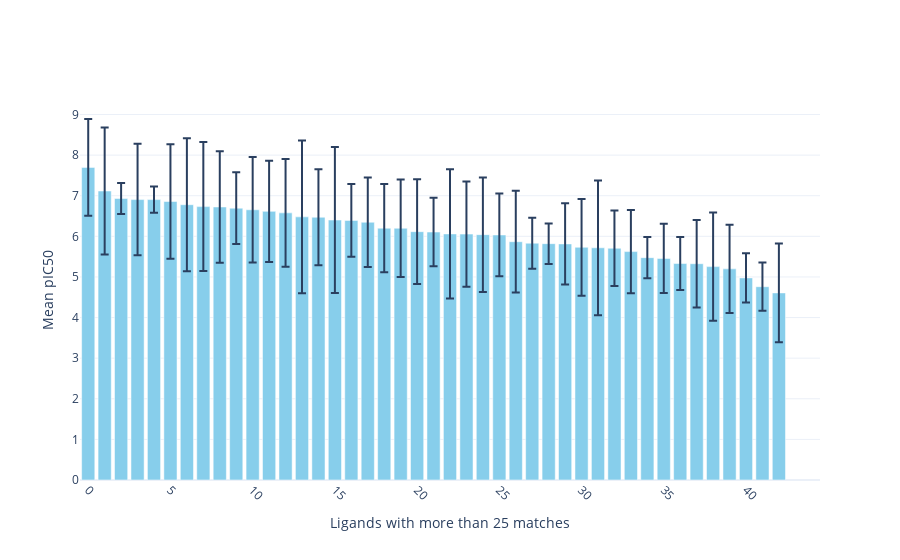

Source (notebook cell):
### Code cell
import plotly.graph_objects as go

# Sort the ligands by mean pIC50 values
top_ligands_sorted = top_ligands.sort_values(by='mean', ascending=False)

# Replace long Ligand SMILES with simple ligand names or indices
ligand_names = [f'Ligand {i+1}' for i in range(len(top_ligands_sorted))]

# Create the bar plot with error bars
fig = go.Figure(data=[
    go.Bar(
        #x=ligand_names,
        y=top_ligands_sorted['mean'],
        error_y=dict(type='data', array=top_ligands_sorted['std'], visible=True),
        marker=dict(color='skyblue')
    )
])

# Update layout for better readability
fig.update_layout(
    xaxis_title='Ligands with more than 25 matches',
    yaxis_title='Mean pIC50',
    xaxis=dict(tickangle=45),
    showlegend=False,
    template='plotly_white'
)

# Show the plot
fig.show()

### Figure 1 — Plotly figure (JSON) as saved in the notebook; plotly's stock layout.template omitted (floating-point values rounded to 4 significant figures)
{"data": [{"error_y": {"array": [1.191, 1.565, 0.381, 1.373, 0.3243, 1.408, 1.637, 1.588, 1.37, 0.8841, 1.301, 1.246, 1.326, 1.879, 1.18, 1.796, 0.8978, 1.103, 1.087, 1.201, 1.288, 0.8449, 1.591, 1.297, 1.41, 1.019, 1.253, 0.6267, 0.4993, 0.9998, 1.192, 1.66, 0.9312, 1.026, 0.507, 0.8541, 0.6517, 1.078, 1.335, 1.087, 0.6047, 0.5944, 1.214, null, null], "type": "data", "visible": true}, "marker": {"color": "skyblue"}, "type": "bar", "y": [7.698, 7.116, 6.933, 6.905, 6.904, 6.857, 6.778, 6.732, 6.723, 6.694, 6.654, 6.615, 6.578, 6.479, 6.469, 6.401, 6.392, 6.347, 6.2, 6.199, 6.114, 6.106, 6.06, 6.055, 6.041, 6.033, 5.868, 5.831, 5.82, 5.813, 5.73, 5.718, 5.707, 5.624, 5.475, 5.456, 5.33, 5.326, 5.254, 5.199, 4.977, 4.76, 4.607, null, null]}], "layout": {"showlegend": false, "xaxis": {"tickangle": 45, "title": {"text": "Ligands with more than 25 matches"}}, "yaxis": {"title": {"text": "Mean pIC50"}}}}
